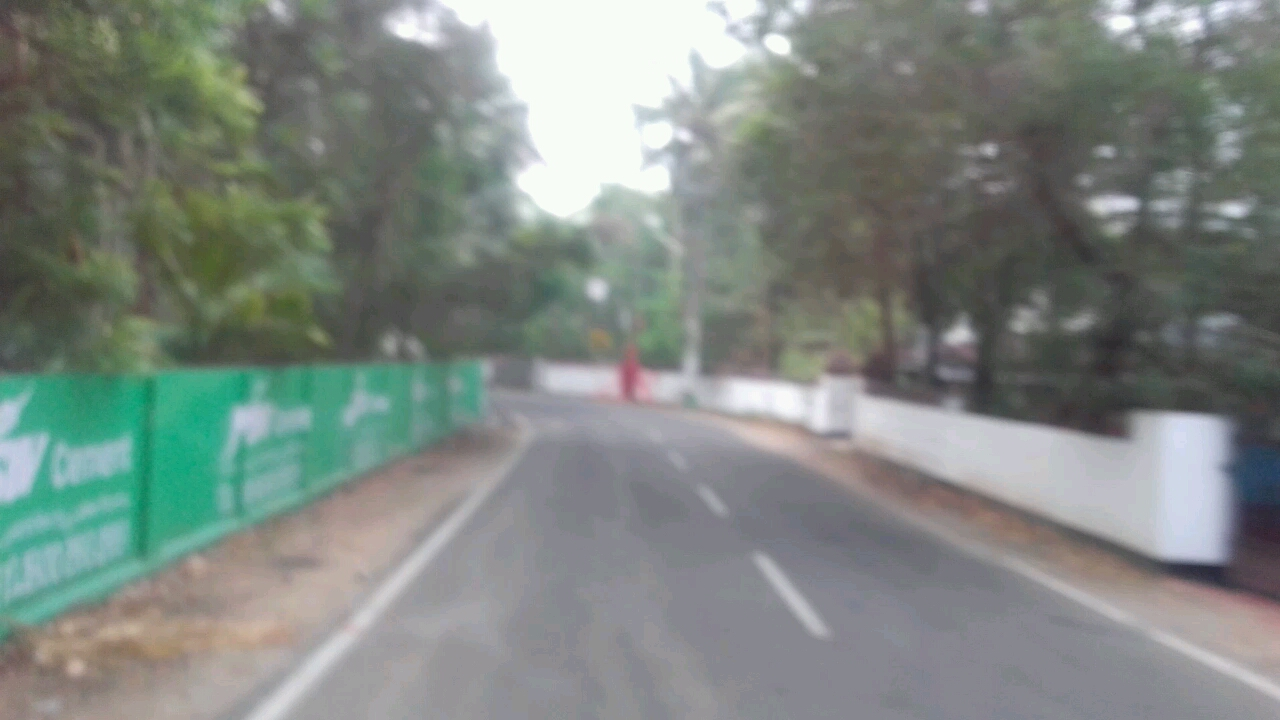
#> input picture test_images/p1.jpg, 1280 x 720 px
$ jupyter execute --allow-errors 'RoadLane Detection .ipynb'   (shell and % lines are left out)
#> lines starting #> are read from the running program, lines starting #| are printed output that depends on the picture; after the words box and inside, x2 and y2 are one past the last pixel; in counts of white or black regions, pixels touching at a corner belong together
# RoadLane Detection

---------------------------------------------------------------

[cell 1]
import matplotlib.pyplot as plt
import matplotlib.image as mpimg
from IPython.display import Image
from IPython.display import display
import numpy as np
import cv2

[cell 2]
image = mpimg.imread('test_images/p1.jpg')
#> image is the input picture: shape (720, 1280, 3); mean R, G, B 126.8, 134.8, 129.4
print('This image is:', type(image), 'with dimesions:', image.shape)
#| This image is: <class 'numpy.ndarray'> with dimesions: (720, 1280, 3)
plt.imshow(image, cmap='gray')
#> (this line was passed over: IPython is not available in this run)

[cell 3]
import os
os.listdir("test_images/")

[cell 4]
def gaussian_blur(img, kernel_size):

    return cv2.GaussianBlur(img, (kernel_size, kernel_size), 0)


def canny(img, low_threshold, high_threshold):

    return cv2.Canny(img, low_threshold, high_threshold)

def region_of_interest(img, vertices):


    mask = np.zeros_like(img)

    if len(img.shape) > 2:
        channel_count = img.shape[2]
        ignore_mask_color = (255,) * channel_count
    else:
        ignore_mask_color = 255


    cv2.fillPoly(mask, vertices, ignore_mask_color)
    masked_image = cv2.bitwise_and(img, mask)
    return masked_image
import math

def perp( a ) :
    b = np.empty_like(a)

    b[0] = -a[1]

    b[1] = a[0]

    return b


def seg_intersect(a1,a2, b1,b2):
    da = a2-a1

    db = b2-b1

    dp = a1-b1

    dap = perp(da)

    denom = np.dot( dap, db)

    num = np.dot( dap, dp )


    return (num / denom.astype(float))*db + b1

def weighted_img(img, initial_img, α=0.8, β=1., λ=0.):


    return cv2.addWeighted(initial_img, α, img, β, λ)

def draw_lines(img, lines, color=[255, 0, 0], thickness=2):

    largestLeftLineSize = 0
    largestRightLineSize = 0
    largestLeftLine = (0,0,0,0)
    largestRightLine = (0,0,0,0)
    global avgLeft
    global avgRight
    if lines is None:
        avgx1, avgy1, avgx2, avgy2 = avgLeft
        cv2.line(img, (int(avgx1), int(avgy1)), (int(avgx2), int(avgy2)), [255,255,255], 12) #draw left line
        avgx1, avgy1, avgx2, avgy2 = avgRight
        cv2.line(img, (int(avgx1), int(avgy1)), (int(avgx2), int(avgy2)), [255,255,255], 12) #draw right line
        return

    for line in lines:
        for x1,y1,x2,y2 in line:
            size = math.hypot(x2 - x1, y2 - y1)
            slope = ((y2-y1)/(x2-x1))

            if (slope > 0.5): #right
                if (size > largestRightLineSize):
                    largestRightLine = (x1, y1, x2, y2)

                cv2.line(img, (x1, y1), (x2, y2), color, thickness)
            elif (slope < -0.5): #left
                if (size > largestLeftLineSize):
                    largestLeftLine = (x1, y1, x2, y2)

                cv2.line(img, (x1, y1), (x2, y2), color, thickness)

    # Define an imaginary horizontal line in the center of the screen
    # and at the bottom of the image, to extrapolate determined segment
    imgHeight, imgWidth = (img.shape[0], img.shape[1])
    upLinePoint1 = np.array( [0, int(imgHeight - (imgHeight/3))] )
    upLinePoint2 = np.array( [int(imgWidth), int(imgHeight - (imgHeight/3))] )
    downLinePoint1 = np.array( [0, int(imgHeight)] )
    downLinePoint2 = np.array( [int(imgWidth), int(imgHeight)] )

    # Find the intersection of dominant lane with an imaginary horizontal line
    # in the middle of the image and at the bottom of the image.
    p3 = np.array( [largestLeftLine[0], largestLeftLine[1]] )

    p4 = np.array( [largestLeftLine[2], largestLeftLine[3]] )

    upLeftPoint = seg_intersect(upLinePoint1,upLinePoint2, p3,p4)

    downLeftPoint = seg_intersect(downLinePoint1,downLinePoint2, p3,p4)

    if (math.isnan(upLeftPoint[0]) or math.isnan(downLeftPoint[0])):
        avgx1, avgy1, avgx2, avgy2 = avgLeft
        cv2.line(img, (int(avgx1), int(avgy1)), (int(avgx2), int(avgy2)), [255,255,255], 12) #draw left line
        avgx1, avgy1, avgx2, avgy2 = avgRight
        cv2.line(img, (int(avgx1), int(avgy1)), (int(avgx2), int(avgy2)), [255,255,255], 12) #draw right line
        return
    cv2.line(img, (int(upLeftPoint[0]), int(upLeftPoint[1])), (int(downLeftPoint[0]), int(downLeftPoint[1])), [0, 0, 255], 8) #draw left line
    # Find the intersection of dominant lane with an imaginary horizontal line
    # in the middle of the image and at the bottom of the image.
    p5 = np.array( [largestRightLine[0], largestRightLine[1]] )
    p6 = np.array( [largestRightLine[2], largestRightLine[3]] )
    upRightPoint = seg_intersect(upLinePoint1,upLinePoint2, p5,p6)
    downRightPoint = seg_intersect(downLinePoint1,downLinePoint2, p5,p6)
    if (math.isnan(upRightPoint[0]) or math.isnan(downRightPoint[0])):
        avgx1, avgy1, avgx2, avgy2 = avgLeft
        cv2.line(img, (int(avgx1), int(avgy1)), (int(avgx2), int(avgy2)), [255,255,255], 12) #draw left line
        avgx1, avgy1, avgx2, avgy2 = avgRight
        cv2.line(img, (int(avgx1), int(avgy1)), (int(avgx2), int(avgy2)), [255,255,255], 12) #draw right line
        return
    cv2.line(img, (int(upRightPoint[0]), int(upRightPoint[1])), (int(downRightPoint[0]), int(downRightPoint[1])), [0, 0, 255], 8) #draw left line
def hough_lines(img, rho, theta, threshold, min_line_len, max_line_gap):

    lines = cv2.HoughLinesP(img, rho, theta, threshold, np.array([]), minLineLength=min_line_len, maxLineGap=max_line_gap)
    line_img = np.zeros((*img.shape, 3), dtype=np.uint8)
    draw_lines(line_img, lines)
    return line_img

[cell 5]
def process_image(image):

    blurredImage = gaussian_blur(image, 11)
    edgesImage = canny(blurredImage, 40, 50)
    height = image.shape[0]
    width = image.shape[1]
    vertices = np.array( [[
                [3*width/4, 3*height/5],
                [width/4, 3*height/5],
                [40, height],

                [width - 40, height]
            ]], dtype=np.int32 )
    regionInterestImage = region_of_interest(edgesImage, vertices)

    lineMarkedImage = hough_lines(regionInterestImage, 1, np.pi/180, 40, 30, 200)
    #return cv2.cvtColor(regionInterestImage, cv2.COLOR_GRAY2RGB)
    return weighted_img(lineMarkedImage, image)


inDirectory = "test_images"
outDirectory = inDirectory + "_out"
if not os.path.exists(outDirectory):
    os.makedirs(outDirectory)
imageNames = os.listdir(inDirectory + "/")
for imageName in imageNames:
    avgLeft = (0, 0, 0, 0)
    avgRight = (0, 0, 0, 0)
    image = mpimg.imread(inDirectory + "/" + imageName)
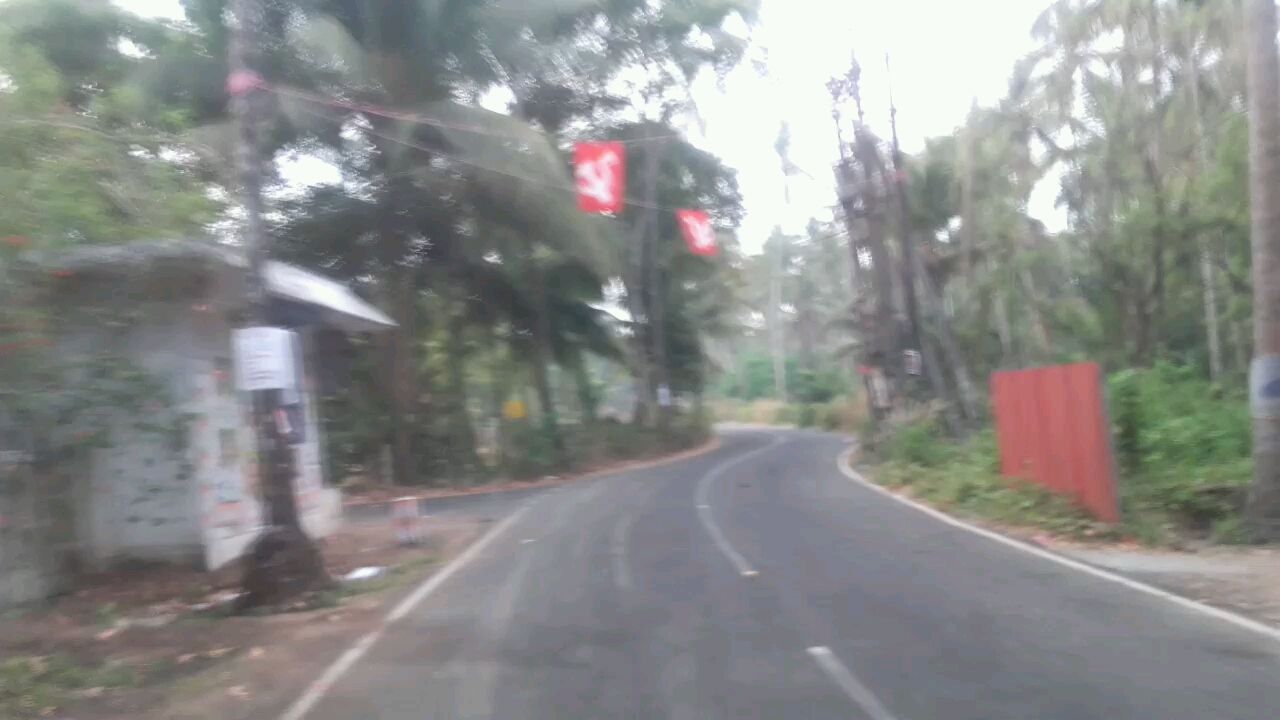
#> input picture test_images/Image_1553321141208.jpg, 1280 x 720 px
#> image is the input picture: shape (720, 1280, 3); mean R, G, B 138.1, 139.3, 137.8
    out = process_image(image)
#> in canny, `return cv2.Canny(img, low_threshold, high_threshold)`:
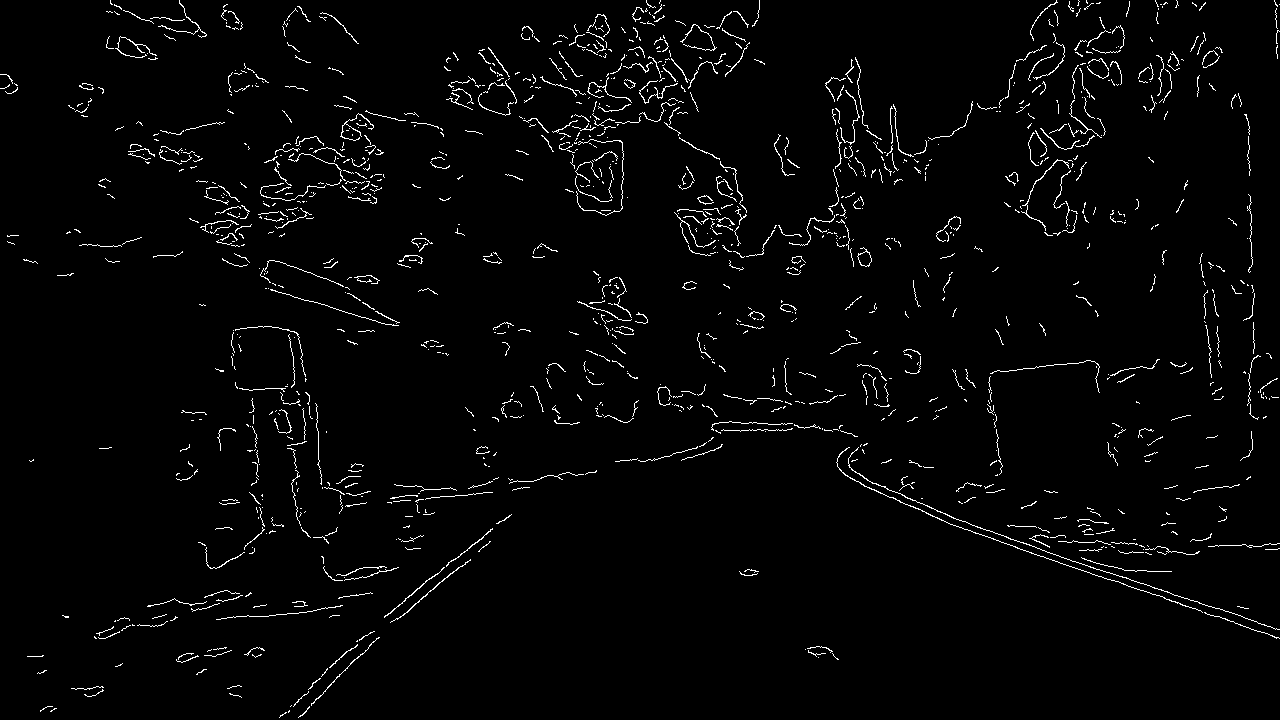
#> returned value: shape (720, 1280); 2.4% white in thin lines or dots
#> in region_of_interest, `masked_image = cv2.bitwise_and(img, mask)`:
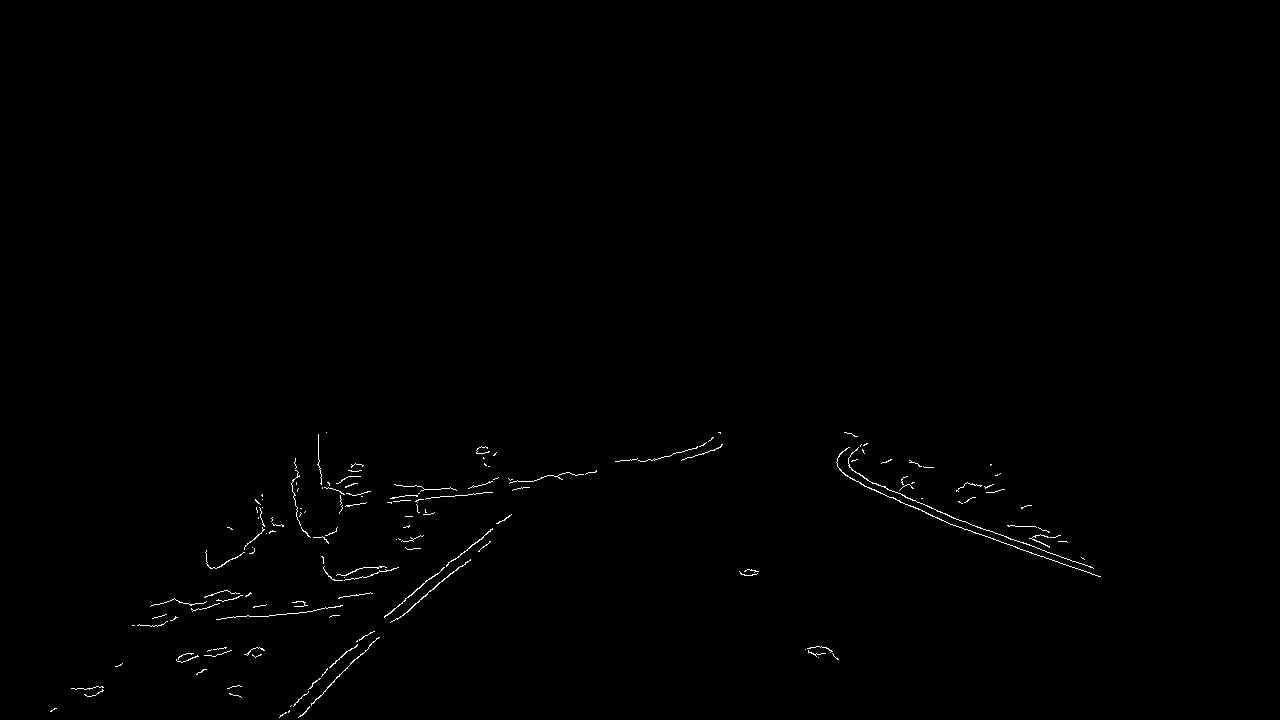
#> masked_image: shape (720, 1280); 0.42% white in thin lines or dots, all inside (x1, y1, x2, y2) = (50, 432, 1101, 718)
#> in hough_lines, `lines = cv2.HoughLinesP(img, rho, theta, threshold, np.array([]), minL..`: lines = 24 rows, first 6: [718, 432, 1093, 568], [282, 715, 571, 473], [298, 717, 526, 481], [384, 616, 560, 474], [930, 515, 1098, 576], [261, 512, 512, 490]
#> the loop in draw_lines, `for line in lines:` made 24 passes
#> in weighted_img, `return cv2.addWeighted(initial_img, α, img, β, λ)`:
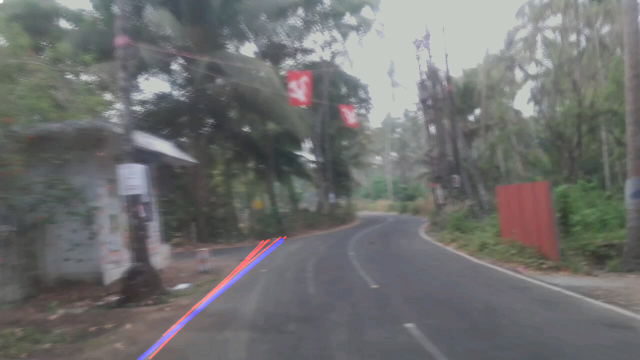
#> returned value: shape (720, 1280, 3) (shown at 1/2 size); mean of channels 0, 1, 2 110.9, 111.4, 110.7; drawn as R, G, B
    mpimg.imsave(outDirectory + "/" + imageName, out)
    print("Processed " + outDirectory + "/" + imageName)
#> pass 2 of the loop `for imageName in imageNames:`:
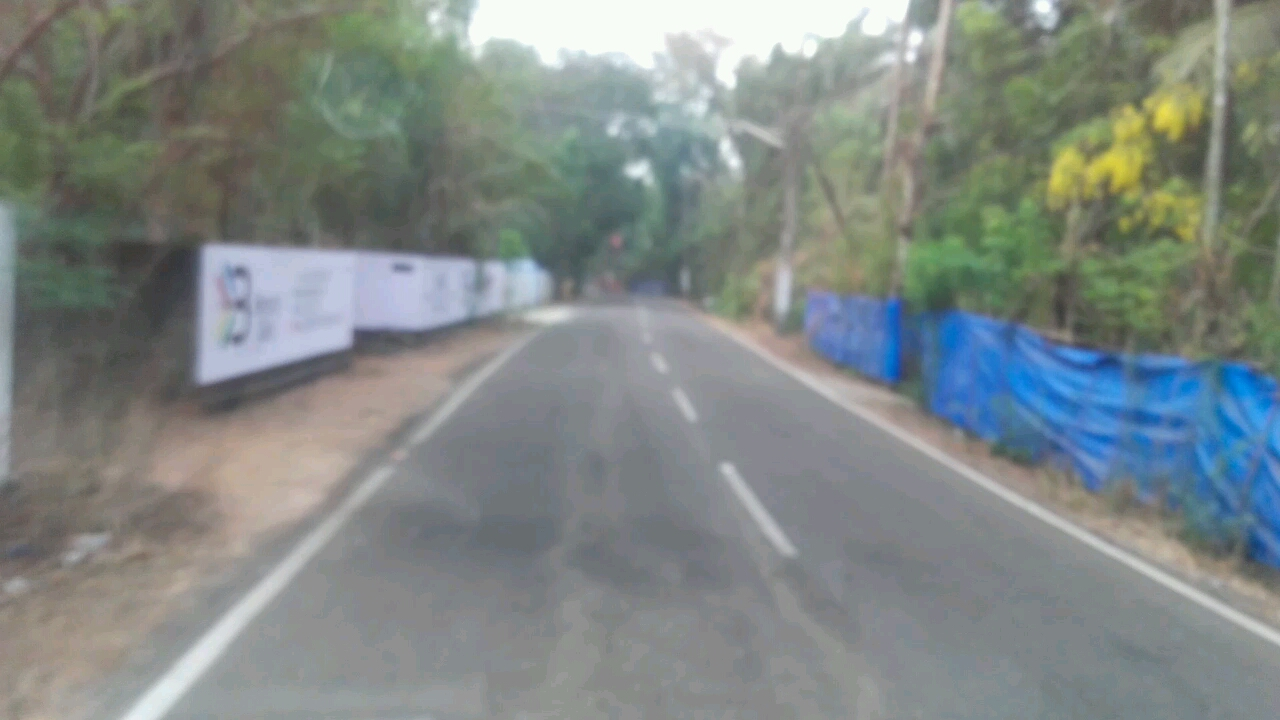
#> input picture test_images/Image_1553321154302.jpg, 1280 x 720 px
#> image is the input picture: shape (720, 1280, 3); mean R, G, B 127.9, 135.4, 132.9
#> in region_of_interest (call 2), `masked_image = cv2.bitwise_and(img, mask)`:
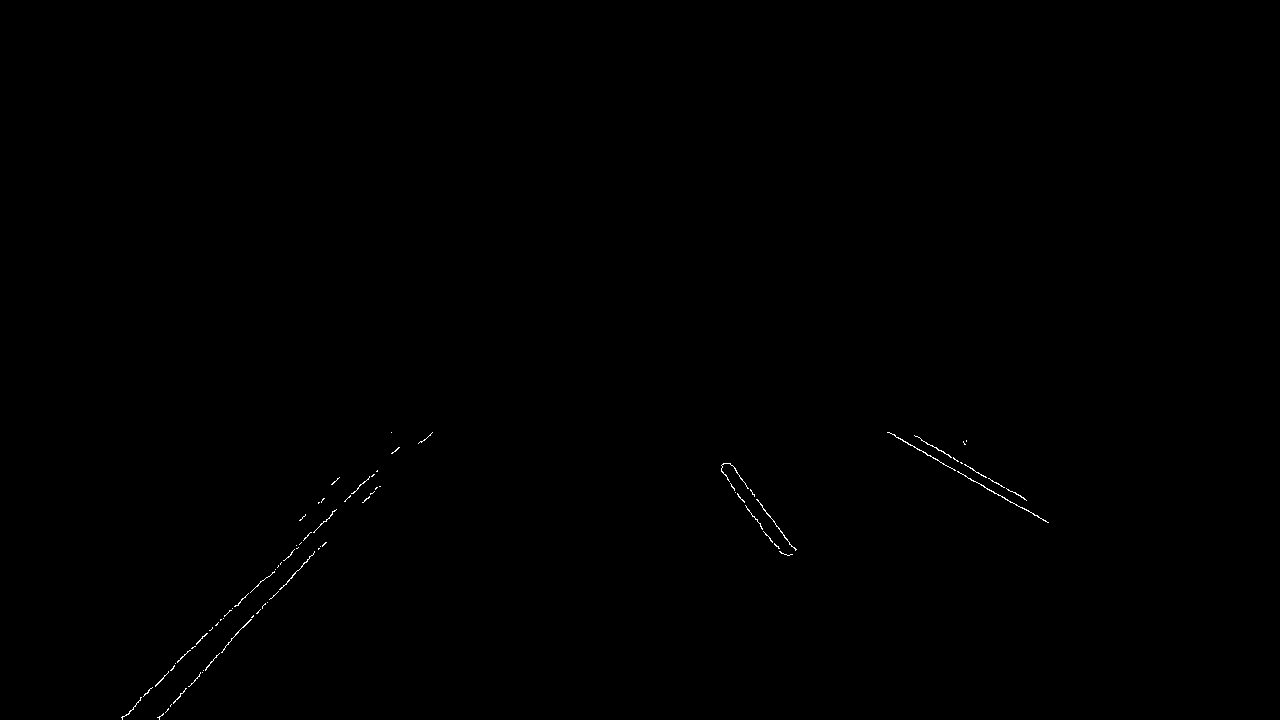
#> masked_image: shape (720, 1280); 0.14% white in thin lines or dots, all inside (x1, y1, x2, y2) = (121, 432, 1049, 720)
#> the loop in draw_lines (call 2), `for line in lines:` made 11 passes
#> line on passes 1 to 4: [[121, 717, 377, 470]], [[159, 718, 314, 552]], [[894, 434, 1047, 522]], [[140, 697, 399, 447]]
#> in weighted_img (call 2), `return cv2.addWeighted(initial_img, α, img, β, λ)`:
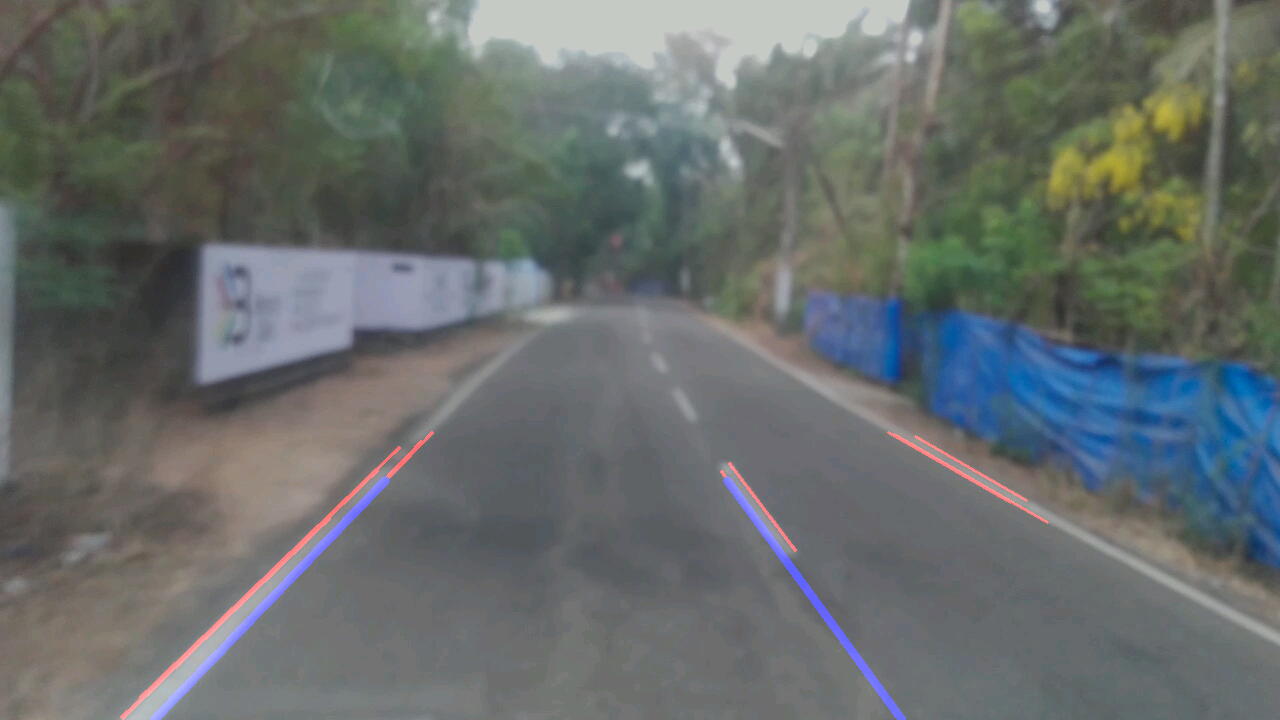
#> returned value: shape (720, 1280, 3); mean of channels 0, 1, 2 102.8, 108.4, 107.1; drawn as R, G, B

print("Processing complete.")

[cell 6]
# Import everything needed to edit/save/watch video clips
from moviepy.editor import VideoFileClip
from IPython.display import HTML
# reset global state of average values
avgLeft = (0, 0, 0, 0)
#> avgLeft = (0, 0, 0, 0)
avgRight = (0, 0, 0, 0)

white_output = 'white.mp4'
#> (the rest of this cell did not finish here and is left out)
